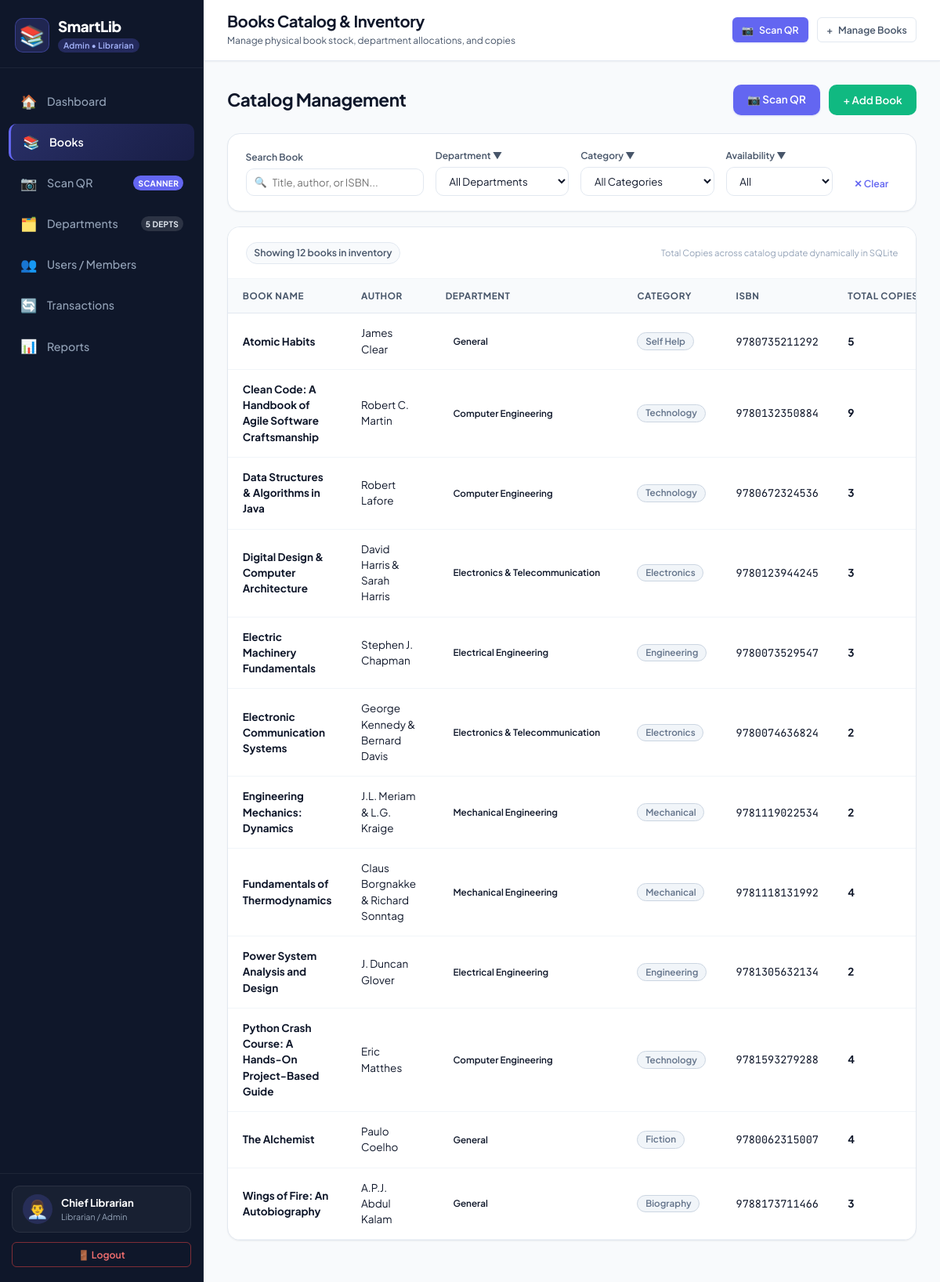
/books (signed in), run on the app's committed database.
### tables this page shows
CREATE TABLE users (
        id INTEGER PRIMARY KEY AUTOINCREMENT,
        full_name TEXT NOT NULL,
        student_id TEXT UNIQUE,
        email TEXT UNIQUE NOT NULL,
        mobile TEXT,
        department_id INTEGER,
        password_hash TEXT NOT NULL,
        role TEXT NOT NULL DEFAULT 'user',
        status TEXT NOT NULL DEFAULT 'active',
        created_at TIMESTAMP DEFAULT CURRENT_TIMESTAMP,
        FOREIGN KEY (department_id) REFERENCES departments(id) ON DELETE SET NULL
    );

CREATE TABLE books (
        id INTEGER PRIMARY KEY AUTOINCREMENT,
        title TEXT NOT NULL,
        author TEXT NOT NULL,
        isbn TEXT UNIQUE NOT NULL,
        category_id INTEGER,
        department_id INTEGER,
        total_copies INTEGER NOT NULL DEFAULT 1,
        available_copies INTEGER NOT NULL DEFAULT 1,
        created_at TIMESTAMP DEFAULT CURRENT_TIMESTAMP,
        updated_at TIMESTAMP DEFAULT CURRENT_TIMESTAMP,
        FOREIGN KEY (category_id) REFERENCES categories(id) ON DELETE SET NULL,
        FOREIGN KEY (department_id) REFERENCES departments(id) ON DELETE RESTRICT
    );

CREATE TABLE departments (
        id INTEGER PRIMARY KEY AUTOINCREMENT,
        name TEXT UNIQUE NOT NULL,
        code TEXT UNIQUE NOT NULL,
        description TEXT
    );

CREATE TABLE categories (
        id INTEGER PRIMARY KEY AUTOINCREMENT,
        name TEXT UNIQUE NOT NULL
    );

### routes/books.py (the view)
@books_bp.route('/books')
@login_required
@role_required('librarian')
def books_list():
    search = request.args.get('search', '').strip()
    dept_id = request.args.get('department_id')
    cat_id = request.args.get('category_id')
    availability = request.args.get('availability', 'All')
    books = get_all_books(
        search=search,
        department_id=dept_id,
        category_id=cat_id,
        availability=availability
    )
    departments = get_all_departments()
    categories = get_all_categories()
    return render_template(
        'books.html',
        books=books,
        departments=departments,
        categories=categories,
        selected_dept=dept_id,
        selected_cat=cat_id,
        selected_avail=availability,
        search_query=search
    )

### models/db.py (called while the page is built)
def get_db_connection():
    conn = sqlite3.connect(Config.DATABASE)
    conn.row_factory = sqlite3.Row
    conn.execute("PRAGMA foreign_keys = ON;")
    return conn

### models/department.py (called while the page is built)
def get_all_departments():
    conn = get_db_connection()
    depts = conn.execute("SELECT * FROM departments ORDER BY id ASC").fetchall()
    conn.close()
    return depts

def get_all_categories():
    conn = get_db_connection()
    cats = conn.execute("SELECT * FROM categories ORDER BY name ASC").fetchall()
    conn.close()
    return cats

### models/user.py (called while the page is built)
def get_user_by_id(user_id):
    conn = get_db_connection()
    user = conn.execute("""
        SELECT u.*, d.name AS department_name, d.code AS department_code
        FROM users u
        LEFT JOIN departments d ON u.department_id = d.id
        WHERE u.id = ?
    """, (user_id,)).fetchone()
    conn.close()
    return user

### routes/__init__.py (called while the page is built)
def login_required(f):
    @wraps(f)
    def decorated_function(*args, **kwargs):
        if 'user_id' not in session:
            flash("Please log in to access this page.", "warning")
            return redirect(url_for('auth.login', next=request.path))
        return f(*args, **kwargs)
    return decorated_function

def role_required(*allowed_roles):
    def decorator(f):
        @wraps(f)
        def decorated_function(*args, **kwargs):
            if 'user_id' not in session:
                flash("Please log in to continue.", "warning")
                return redirect(url_for('auth.login'))
            user_role = session.get('role')
            if user_role not in allowed_roles:
                flash("Access denied: You do not have permission to view that administrative page.", "danger")
                if user_role == 'user':
                    return redirect(url_for('user.dashboard'))
                return redirect(url_for('auth.login'))
            return f(*args, **kwargs)
        return decorated_function
    return decorator

### templates/books.html (shortened to what this page needs)
{% extends "base.html" %}
{% block page_title %}Books Catalog & Inventory{% endblock %}
{% block page_subtitle %}Manage physical book stock, department allocations, and copies{% endblock %}
{% block content %}
<div class="view-header-bar flex-between">
  <div>
    <h2 class="view-heading">Catalog Management</h2>
  </div>
  <div class="header-action-group">
    <a href="{{ url_for('books.scan_qr') }}" class="btn btn-primary">
      📷 Scan QR
    </a>
    <button type="button" class="btn btn-success" onclick="openAddBookModal()">
      + Add Book
    </button>
  </div>
</div>
<div class="card filter-card">
  <form method="GET" action="{{ url_for('books.books_list') }}" class="filter-grid" id="books-filter-form">
    <div class="filter-group">
      <label for="search">Search Book</label>
      <div class="input-with-icon">
        <span class="field-icon">🔍</span>
        <input type="text" id="search" name="search" value="{{ search_query or '' }}" placeholder="Title, author, or ISBN...">
      </div>
    </div>
    <div class="filter-group">
      <label for="department_id">Department ▼</label>
      <select id="department_id" name="department_id" class="form-select" onchange="this.form.submit()">
        <option value="All">All Departments</option>
      </select>
    </div>
    <div class="filter-group">
      <label for="category_id">Category ▼</label>
      <select id="category_id" name="category_id" class="form-select" onchange="this.form.submit()">
        <option value="All">All Categories</option>
      </select>
    </div>
    <div class="filter-group">
      <label for="availability">Availability ▼</label>
      <select id="availability" name="availability" class="form-select" onchange="this.form.submit()">
        <option value="All" {% if selected_avail == 'All' %}selected{% endif %}>All</option>
      </select>
    </div>
    <div class="filter-action-group">
      <a href="{{ url_for('books.books_list') }}" class="btn btn-ghost btn-sm" title="Reset all search filters">
        ✕ Clear
      </a>
    </div>
  </form>
</div>
<div class="card">
  <div class="card-header flex-between">
    <span class="count-badge">Showing {{ books|length }} books in inventory</span>
    <span class="text-muted text-xs">Total Copies across catalog update dynamically in SQLite</span>
  </div>
  <div class="card-body p-0">
    <div class="table-responsive">
      <table class="data-table" id="books-table">
        <thead>
          <tr>
            <th>Book Name</th>
            <th>Author</th>
            <th>Department</th>
            <th>Category</th>
            <th>ISBN</th>
            <th>Total Copies</th>
          </tr>
        </thead>
        <tbody>
          {% if books %}
            {% for b in books %}
              <tr>
                <td>
                  <div class="table-cell-title">{{ b.title }}</div>
                </td>
                <td>{{ b.author }}</td>
                <td>
                  <span class="badge badge-dept-{{ b.department_code|lower }}">
                    {{ b.department_name }}
                  </span>
                </td>
                <td><span class="badge badge-muted">{{ b.category_name or 'General' }}</span></td>
                <td class="font-mono text-sm">{{ b.isbn }}</td>
                <td><strong>{{ b.total_copies }}</strong></td>
              </tr>
            {% endfor %}
          {% endif %}
        </tbody>
      </table>
    </div>
  </div>
</div>
{% endblock %}

### templates/base.html (shortened to what this page needs)
<!DOCTYPE html>
<html lang="en">
<head>
  <link rel="stylesheet" href="{{ url_for('static', filename='css/style.css') }}">
</head>
<body>
  <div class="app-container">
    <aside class="sidebar" id="sidebar">
      <div class="sidebar-header">
        <div class="logo-box">
          <span class="logo-icon">📚</span>
          <div class="logo-text">
            <h2>SmartLib</h2>
            <span class="version-badge">
              {% if current_user and current_user.role == 'librarian' %}
                Admin • Librarian
              {% else %}
                Student Portal
              {% endif %}
            </span>
          </div>
        </div>
      </div>
      <nav class="sidebar-nav">
        <ul class="nav-list">
          {% if current_user and current_user.role == 'librarian' %}
            <li class="nav-item">
              <a href="{{ url_for('admin.dashboard') }}" class="nav-link {% if request.endpoint == 'admin.dashboard' %}active{% endif %}">
                <span class="nav-icon">🏠</span>
                <span class="nav-label">Dashboard</span>
              </a>
            </li>
            <li class="nav-item">
              <a href="{{ url_for('books.books_list') }}" class="nav-link {% if request.endpoint == 'books.books_list' %}active{% endif %}">
                <span class="nav-icon">📚</span>
                <span class="nav-label">Books</span>
              </a>
            </li>
            <li class="nav-item">
              <a href="{{ url_for('books.scan_qr') }}" class="nav-link {% if request.endpoint == 'books.scan_qr' %}active{% endif %}">
                <span class="nav-icon">📷</span>
                <span class="nav-label">Scan QR</span>
                <span class="nav-tag new-tag">Scanner</span>
              </a>
            </li>
            <li class="nav-item">
              <a href="{{ url_for('books.departments') }}" class="nav-link {% if request.endpoint == 'books.departments' %}active{% endif %}">
                <span class="nav-icon">🗂️</span>
                <span class="nav-label">Departments</span>
                <span class="nav-tag depts-tag">5 Depts</span>
              </a>
            </li>
            <li class="nav-item">
              <a href="{{ url_for('admin.users') }}" class="nav-link {% if request.endpoint == 'admin.users' %}active{% endif %}">
                <span class="nav-icon">👥</span>
                <span class="nav-label">Users / Members</span>
              </a>
            </li>
            <li class="nav-item">
              <a href="{{ url_for('transactions.transactions_list') }}" class="nav-link {% if request.endpoint == 'transactions.transactions_list' %}active{% endif %}">
                <span class="nav-icon">🔄</span>
                <span class="nav-label">Transactions</span>
              </a>
            </li>
            <li class="nav-item">
              <a href="{{ url_for('admin.reports') }}" class="nav-link {% if request.endpoint == 'admin.reports' %}active{% endif %}">
                <span class="nav-icon">📊</span>
                <span class="nav-label">Reports</span>
              </a>
            </li>
          {% endif %}
        </ul>
      </nav>
      <div class="sidebar-footer">
        <div class="user-profile-badge">
          <div class="user-avatar">
            {% if current_user and current_user.role == 'librarian' %}👨‍💼{% else %}🎓{% endif %}
          </div>
          <div class="user-meta">
            <span class="user-name">{{ current_user.full_name if current_user else 'Patron' }}</span>
            <span class="user-role">
              {% if current_user and current_user.role == 'librarian' %}
                Librarian / Admin
              {% else %}
                Student ({{ current_user.student_id if current_user else '' }})
              {% endif %}
            </span>
          </div>
        </div>
        <a href="{{ url_for('auth.logout') }}" class="btn btn-outline-danger btn-sm btn-block" title="Log out from SmartLib">
          🚪 Logout
        </a>
      </div>
    </aside>
    <main class="main-wrapper">
      <header class="topbar">
        <div class="topbar-left">
          <div class="page-title-box">
            <h1 class="page-title">{% block page_title %}SmartLib{% endblock %}</h1>
            <span class="page-subtitle">{% block page_subtitle %}Smart Library Management System{% endblock %}</span>
          </div>
        </div>
        <div class="topbar-actions">
          {% if current_user and current_user.role == 'librarian' %}
            <a href="{{ url_for('books.scan_qr') }}" class="btn btn-primary btn-sm">
              <span class="btn-icon">📷</span> Scan QR
            </a>
            <a href="{{ url_for('books.books_list') }}" class="btn btn-secondary btn-sm">
              <span class="btn-icon">+</span> Manage Books
            </a>
          {% endif %}
        </div>
      </header>
      <div class="content-body">
        {% block content %}{% endblock %}
      </div>
    </main>
  </div>
</body>
</html>

### data on the page
users: full_name "Chief Librarian"
books: title "Atomic Habits", author "James Clear", department_name "General", name "Self Help", isbn "9780735211292", total_copies "5"
books: title "Clean Code: A Handbook of Agile Software Craftsmanship", author "Robert C. Martin", department_name "Computer Engineering", name "Technology", isbn "9780132350884", total_copies "9"
books: title "Data Structures & Algorithms in Java", author "Robert Lafore", department_name "Computer Engineering", name "Technology", isbn "9780672324536", total_copies "3"
books: title "Digital Design & Computer Architecture", author "David Harris & Sarah Harris", department_name "Electronics & Telecommunication", name "Electronics", isbn "9780123944245", total_copies "3"
books: title "Electric Machinery Fundamentals", author "Stephen J. Chapman", department_name "Electrical Engineering", name "Engineering", isbn "9780073529547", total_copies "3"
books: title "Electronic Communication Systems", author "George Kennedy & Bernard Davis", department_name "Electronics & Telecommunication", name "Electronics", isbn "9780074636824", total_copies "2"
books: title "Engineering Mechanics: Dynamics", author "J.L. Meriam & L.G. Kraige", department_name "Mechanical Engineering", name "Mechanical", isbn "9781119022534", total_copies "2"
books: title "Fundamentals of Thermodynamics", author "Claus Borgnakke & Richard Sonntag", department_name "Mechanical Engineering", name "Mechanical", isbn "9781118131992", total_copies "4"
books: title "Power System Analysis and Design", author "J. Duncan Glover", department_name "Electrical Engineering", name "Engineering", isbn "9781305632134", total_copies "2"
books: title "Python Crash Course: A Hands-On Project-Based Guide", author "Eric Matthes", department_name "Computer Engineering", name "Technology", isbn "9781593279288", total_copies "4"
books: title "The Alchemist", author "Paulo Coelho", department_name "General", name "Fiction", isbn "9780062315007", total_copies "4"
books: title "Wings of Fire: An Autobiography", author "A.P.J. Abdul Kalam", department_name "General", name "Biography", isbn "9788173711466", total_copies "3"

### other printed values
{{ books|length }} "12"
